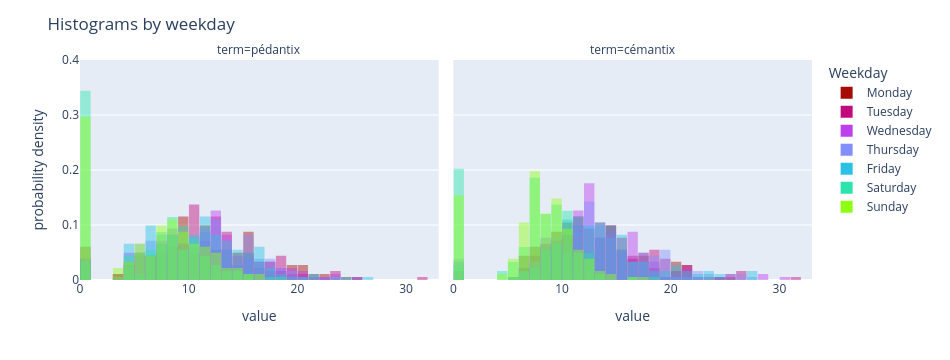

Source (notebook cell):
### Code cell
import pandas as pd
import plotly.express as px
import cmasher as cmr
from matplotlib.colors import to_hex  # to convert cmasher RGB -> hex for Plotly

df = df.copy()
df.index = pd.to_datetime(df.index)

weekday_order = ["Monday","Tuesday","Wednesday","Thursday","Friday","Saturday","Sunday"]
df["weekday"] = pd.Categorical(df.index.day_name(), categories=weekday_order, ordered=True)

df_long = (
    df.reset_index(names="Time")
      .melt(
          id_vars=["Time", "weekday"],
          value_vars=["pédantix", "cémantix"],
          var_name="term",
          value_name="value"
      )
)

colors = [to_hex(c) for c in cmr.take_cmap_colors(cmr.neon, 7)]

fig = px.histogram(
    df_long,
    x="value",
    color="weekday",
    facet_col="term",
    barmode="overlay",
    opacity=0.45,
    histnorm="probability density",
    category_orders={"weekday": weekday_order, "term": ["pédantix", "cémantix"]},
    color_discrete_sequence=colors,
)

fig.update_traces(xbins=dict(start=0, end=100, size=1))

fig.update_xaxes(range=[0, 33])
fig.update_yaxes(range=[0, 0.4])
fig.update_layout(
    width=950, height=360,
    bargap=0.05,
    title="Histograms by weekday",
    legend_title_text="Weekday",
)

fig.show()

### Figure 1 — Plotly figure (JSON) as saved in the notebook; plotly's stock layout.template omitted (floating-point values rounded to 4 significant figures; data arrays with more than 128 entries replaced by an {"elided": "..."} marker saying what was removed)
{"data": [{"bingroup": "x", "histnorm": "probability density", "hovertemplate": "weekday=Monday<br>term=pédantix<br>value=%{x}<br>probability density=%{y}<extra></extra>", "legendgroup": "Monday", "marker": {"color": "#a70c03", "opacity": 0.45, "pattern": {"shape": ""}}, "name": "Monday", "orientation": "v", "showlegend": true, "x": {"elided": "182 float values"}, "xaxis": "x", "yaxis": "y", "type": "histogram", "xbins": {"end": 100, "size": 1, "start": 0}}, {"bingroup": "x", "histnorm": "probability density", "hovertemplate": "weekday=Monday<br>term=cémantix<br>value=%{x}<br>probability density=%{y}<extra></extra>", "legendgroup": "Monday", "marker": {"color": "#a70c03", "opacity": 0.45, "pattern": {"shape": ""}}, "name": "Monday", "orientation": "v", "showlegend": false, "x": {"elided": "182 float values"}, "xaxis": "x2", "yaxis": "y2", "type": "histogram", "xbins": {"end": 100, "size": 1, "start": 0}}, {"bingroup": "x", "histnorm": "probability density", "hovertemplate": "weekday=Tuesday<br>term=pédantix<br>value=%{x}<br>probability density=%{y}<extra></extra>", "legendgroup": "Tuesday", "marker": {"color": "#c00a7c", "opacity": 0.45, "pattern": {"shape": ""}}, "name": "Tuesday", "orientation": "v", "showlegend": true, "x": {"elided": "182 float values"}, "xaxis": "x", "yaxis": "y", "type": "histogram", "xbins": {"end": 100, "size": 1, "start": 0}}, {"bingroup": "x", "histnorm": "probability density", "hovertemplate": "weekday=Tuesday<br>term=cémantix<br>value=%{x}<br>probability density=%{y}<extra></extra>", "legendgroup": "Tuesday", "marker": {"color": "#c00a7c", "opacity": 0.45, "pattern": {"shape": ""}}, "name": "Tuesday", "orientation": "v", "showlegend": false, "x": {"elided": "182 float values"}, "xaxis": "x2", "yaxis": "y2", "type": "histogram", "xbins": {"end": 100, "size": 1, "start": 0}}, {"bingroup": "x", "histnorm": "probability density", "hovertemplate": "weekday=Wednesday<br>term=pédantix<br>value=%{x}<br>probability density=%{y}<extra></extra>", "legendgroup": "Wednesday", "marker": {"color": "#bc3fec", "opacity": 0.45, "pattern": {"shape": ""}}, "name": "Wednesday", "orientation": "v", "showlegend": true, "x": {"elided": "182 float values"}, "xaxis": "x", "yaxis": "y", "type": "histogram", "xbins": {"end": 100, "size": 1, "start": 0}}, {"bingroup": "x", "histnorm": "probability density", "hovertemplate": "weekday=Wednesday<br>term=cémantix<br>value=%{x}<br>probability density=%{y}<extra></extra>", "legendgroup": "Wednesday", "marker": {"color": "#bc3fec", "opacity": 0.45, "pattern": {"shape": ""}}, "name": "Wednesday", "orientation": "v", "showlegend": false, "x": {"elided": "182 float values"}, "xaxis": "x2", "yaxis": "y2", "type": "histogram", "xbins": {"end": 100, "size": 1, "start": 0}}, {"bingroup": "x", "histnorm": "probability density", "hovertemplate": "weekday=Thursday<br>term=pédantix<br>value=%{x}<br>probability density=%{y}<extra></extra>", "legendgroup": "Thursday", "marker": {"color": "#838ffd", "opacity": 0.45, "pattern": {"shape": ""}}, "name": "Thursday", "orientation": "v", "showlegend": true, "x": {"elided": "182 float values"}, "xaxis": "x", "yaxis": "y", "type": "histogram", "xbins": {"end": 100, "size": 1, "start": 0}}, {"bingroup": "x", "histnorm": "probability density", "hovertemplate": "weekday=Thursday<br>term=cémantix<br>value=%{x}<br>probability density=%{y}<extra></extra>", "legendgroup": "Thursday", "marker": {"color": "#838ffd", "opacity": 0.45, "pattern": {"shape": ""}}, "name": "Thursday", "orientation": "v", "showlegend": false, "x": {"elided": "182 float values"}, "xaxis": "x2", "yaxis": "y2", "type": "histogram", "xbins": {"end": 100, "size": 1, "start": 0}}, {"bingroup": "x", "histnorm": "probability density", "hovertemplate": "weekday=Friday<br>term=pédantix<br>value=%{x}<br>probability density=%{y}<extra></extra>", "legendgroup": "Friday", "marker": {"color": "#2bc1e4", "opacity": 0.45, "pattern": {"shape": ""}}, "name": "Friday", "orientation": "v", "showlegend": true, "x": {"elided": "182 float values"}, "xaxis": "x", "yaxis": "y", "type": "histogram", "xbins": {"end": 100, "size": 1, "start": 0}}, {"bingroup": "x", "histnorm": "probability density", "hovertemplate": "weekday=Friday<br>term=cémantix<br>value=%{x}<br>probability density=%{y}<extra></extra>", "legendgroup": "Friday", "marker": {"color": "#2bc1e4", "opacity": 0.45, "pattern": {"shape": ""}}, "name": "Friday", "orientation": "v", "showlegend": false, "x": {"elided": "182 float values"}, "xaxis": "x2", "yaxis": "y2", "type": "histogram", "xbins": {"end": 100, "size": 1, "start": 0}}, {"bingroup": "x", "histnorm": "probability density", "hovertemplate": "weekday=Saturday<br>term=pédantix<br>value=%{x}<br>probability density=%{y}<extra></extra>", "legendgroup": "Saturday", "marker": {"color": "#2de4ac", "opacity": 0.45, "pattern": {"shape": ""}}, "name": "Saturday", "orientation": "v", "showlegend": true, "x": {"elided": "183 float values"}, "xaxis": "x", "yaxis": "y", "type": "histogram", "xbins": {"end": 100, "size": 1, "start": 0}}, {"bingroup": "x", "histnorm": "probability density", "hovertemplate": "weekday=Saturday<br>term=cémantix<br>value=%{x}<br>probability density=%{y}<extra></extra>", "legendgroup": "Saturday", "marker": {"color": "#2de4ac", "opacity": 0.45, "pattern": {"shape": ""}}, "name": "Saturday", "orientation": "v", "showlegend": false, "x": {"elided": "183 float values"}, "xaxis": "x2", "yaxis": "y2", "type": "histogram", "xbins": {"end": 100, "size": 1, "start": 0}}, {"bingroup": "x", "histnorm": "probability density", "hovertemplate": "weekday=Sunday<br>term=pédantix<br>value=%{x}<br>probability density=%{y}<extra></extra>", "legendgroup": "Sunday", "marker": {"color": "#8efe15", "opacity": 0.45, "pattern": {"shape": ""}}, "name": "Sunday", "orientation": "v", "showlegend": true, "x": {"elided": "182 float values"}, "xaxis": "x", "yaxis": "y", "type": "histogram", "xbins": {"end": 100, "size": 1, "start": 0}}, {"bingroup": "x", "histnorm": "probability density", "hovertemplate": "weekday=Sunday<br>term=cémantix<br>value=%{x}<br>probability density=%{y}<extra></extra>", "legendgroup": "Sunday", "marker": {"color": "#8efe15", "opacity": 0.45, "pattern": {"shape": ""}}, "name": "Sunday", "orientation": "v", "showlegend": false, "x": {"elided": "182 float values"}, "xaxis": "x2", "yaxis": "y2", "type": "histogram", "xbins": {"end": 100, "size": 1, "start": 0}}], "layout": {"xaxis": {"anchor": "y", "domain": [0.0, 0.49], "title": {"text": "value"}, "range": [0, 33]}, "yaxis": {"anchor": "x", "domain": [0.0, 1.0], "title": {"text": "probability density"}, "range": [0, 0.4]}, "xaxis2": {"anchor": "y2", "domain": [0.51, 1.0], "matches": "x", "title": {"text": "value"}, "range": [0, 33]}, "yaxis2": {"anchor": "x2", "domain": [0.0, 1.0], "matches": "y", "showticklabels": false, "range": [0, 0.4]}, "annotations": [{"font": {}, "showarrow": false, "text": "term=pédantix", "x": 0.245, "xanchor": "center", "xref": "paper", "y": 1.0, "yanchor": "bottom", "yref": "paper"}, {"font": {}, "showarrow": false, "text": "term=cémantix", "x": 0.755, "xanchor": "center", "xref": "paper", "y": 1.0, "yanchor": "bottom", "yref": "paper"}], "legend": {"title": {"text": "Weekday"}, "tracegroupgap": 0}, "margin": {"t": 60}, "barmode": "overlay", "width": 950, "height": 360, "bargap": 0.05, "title": {"text": "Histograms by weekday"}}}
